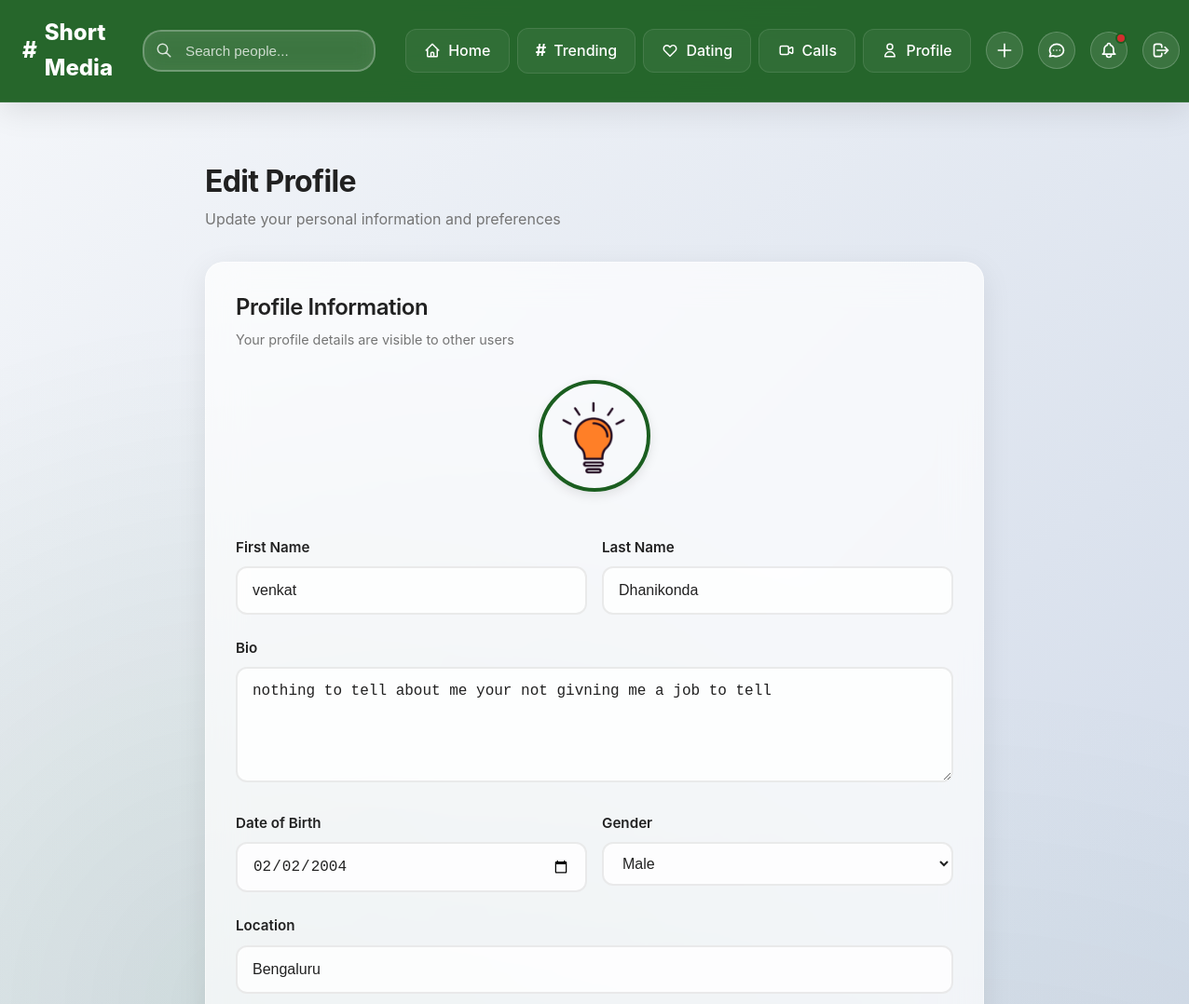
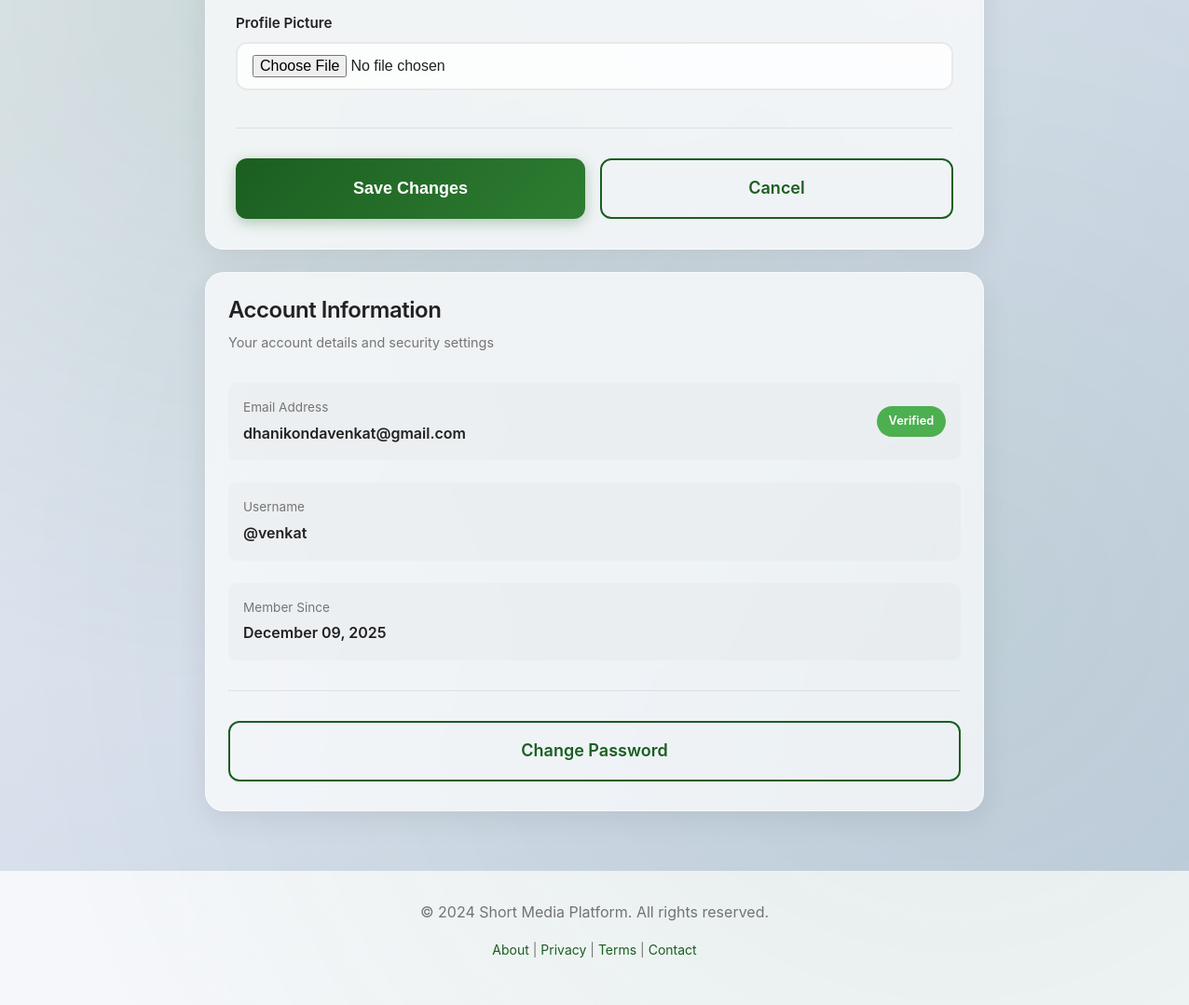
/users/profile/edit/ (signed in), run on the app's committed database (2 pictures, top to bottom).
### users/models.py (models this page shows, shortened)
class UserProfile(TimeStampedModel):
    user = models.OneToOneField(
        settings.AUTH_USER_MODEL,
        on_delete=models.CASCADE,
        related_name='profile'
    )
    bio = models.TextField(max_length=500, blank=True, default='')
    profile_picture = models.ImageField(
        upload_to='profile_pictures/',
        null=True,
        blank=True
    )
    date_of_birth = models.DateField(null=True, blank=True)
    gender = models.CharField(
        max_length=20,
        choices=[
            ('male', 'Male'),
            ('female', 'Female'),
            ('other', 'Other'),
            ('prefer_not_to_say', 'Prefer not to say'),
        ],
        blank=True,
        default=''
    )
    location = models.CharField(max_length=100, blank=True, default='')
    interests = models.JSONField(default=list, blank=True)
    relationship_status = models.CharField(
        max_length=20,
        choices=[
            ('single', 'Single'),
            ('in_relationship', 'In a Relationship'),
            ('engaged', 'Engaged'),
            ('married', 'Married'),
            ('complicated', 'It\'s Complicated'),
            ('open_relationship', 'In an Open Relationship'),
            ('prefer_not_to_say', 'Prefer not to say'),
        ],
        blank=True,
        default=''
    )
    blocked_users = models.ManyToManyField(
        settings.AUTH_USER_MODEL,
        related_name='blocked_by',
        blank=True
    )
    show_in_dating_search = models.BooleanField(default=True)  # Appear in dating search
    friends_list_privacy = models.CharField(
        max_length=20,
        choices=[
            ('PUBLIC', 'Public'),
            ('FRIENDS', 'Friends Only'),
            ('PRIVATE', 'Private'),
        ],
        default='PUBLIC'
    )
    dating_list_privacy = models.CharField(
        max_length=20,
        choices=[
            ('PUBLIC', 'Public'),
            ('FRIENDS', 'Friends Only'),
            ('PRIVATE', 'Private'),
        ],
        default='FRIENDS'
    )
    posts_count = models.IntegerField(default=0)
    followers_count = models.IntegerField(default=0)
    following_count = models.IntegerField(default=0)
    class Meta:
        db_table = 'user_profiles'
        verbose_name = 'User Profile'
        verbose_name_plural = 'User Profiles'

class User(AbstractUser):
    email = models.EmailField(unique=True, db_index=True)
    username = models.CharField(max_length=50, unique=True, db_index=True)
    is_verified = models.BooleanField(default=False)
    is_online = models.BooleanField(default=False)
    last_seen = models.DateTimeField(null=True, blank=True)
    USERNAME_FIELD = 'email'
    REQUIRED_FIELDS = ['username']
    class Meta:
        db_table = 'users'
        verbose_name = 'User'
        verbose_name_plural = 'Users'
        ordering = ['-date_joined']

### users/views.py (the view)
# urls.py: path('profile/edit/', views.profile_edit_view, name='profile_edit'),
@login_required
@require_http_methods(["GET", "POST"])
def profile_edit_view(request):
    user = request.user
    profile = profile_service.get_profile(user)
    if request.method == 'POST':
        form = ProfileUpdateForm(request.POST, request.FILES)
        if form.is_valid():
            try:
                if form.cleaned_data.get('first_name'):
                    user.first_name = form.cleaned_data['first_name']
                if form.cleaned_data.get('last_name'):
                    user.last_name = form.cleaned_data['last_name']
                user.save()
                profile_data = {
                    'bio': form.cleaned_data.get('bio'),
                    'date_of_birth': form.cleaned_data.get('date_of_birth'),
                    'gender': form.cleaned_data.get('gender'),
                    'location': form.cleaned_data.get('location'),
                    'relationship_status': form.cleaned_data.get('relationship_status'),
                }
                if form.cleaned_data.get('profile_picture'):
                    profile_data['profile_picture'] = form.cleaned_data['profile_picture']
                profile_data = {k: v for k, v in profile_data.items() if v is not None}
                profile_service.update_profile(user, **profile_data)
                messages.success(request, 'Profile updated successfully!')
                return redirect('users:profile')
            except Exception as e:
                messages.error(request, 'Failed to update profile. Please try again.')
    else:
        initial_data = {
            'first_name': user.first_name,
            'last_name': user.last_name,
            'bio': profile.bio if profile else '',
            'date_of_birth': profile.date_of_birth if profile else None,
            'gender': profile.gender if profile else '',
            'location': profile.location if profile else '',
            'relationship_status': profile.relationship_status if profile else '',
        }
        form = ProfileUpdateForm(initial=initial_data)
    return render(request, 'users/profile.html', {
        'form': form,
        'profile': profile,
    })

### users/repositories.py (called while the page is built)
    @staticmethod
    def get_by_user(user: User) -> Optional[UserProfile]:
        try:
            return UserProfile.objects.get(user=user)
        except UserProfile.DoesNotExist:
            return None

### users/services.py (called while the page is built)
    def get_profile(self, user: User):
        return self.profile_repo.get_by_user(user)

### templates/users/profile.html (shortened to what this page needs)
{% extends 'base.html' %}
{% load static %}
{% block content %}
<div class="container" style="max-width: 900px; margin: 2rem auto;">
    <div style="margin-bottom: 2rem;">
        <h1 style="font-size: 2rem; font-weight: 700; margin-bottom: 0.5rem;">Edit Profile</h1>
        <p style="color: var(--text-secondary); font-size: 1rem;">Update your personal information and preferences</p>
    </div>
    <div class="card profile-header-card" style="padding: 2rem;">
        <div style="margin-bottom: 2rem;">
            <h2 style="font-size: 1.5rem; font-weight: 600; margin-bottom: 0.5rem;">Profile Information</h2>
            <p style="color: var(--text-secondary); font-size: 0.9rem;">Your profile details are visible to other users</p>
        </div>
        <form method="post" enctype="multipart/form-data">
            <div style="text-align: center; margin-bottom: 2.5rem;">
                {% if profile.profile_picture %}
                <img
                    src="{{ profile.profile_picture.url }}"
                    alt="Profile Picture"
                    style="width: 120px; height: 120px; border-radius: 50%; object-fit: cover; border: 4px solid var(--primary-green); box-shadow: 0 4px 12px rgba(0,0,0,0.1);"
                >
                {% endif %}
            </div>
                <div style="display: grid; grid-template-columns: repeat(auto-fit, minmax(250px, 1fr)); gap: 1rem;">
                    <div class="form-group">
                        <label class="form-label" for="{{ form.first_name.id_for_label }}">First Name</label>
                        {{ form.first_name }}
                    </div>
                    <div class="form-group">
                        <label class="form-label" for="{{ form.last_name.id_for_label }}">Last Name</label>
                        {{ form.last_name }}
                    </div>
                </div>
                <div class="form-group">
                    <label class="form-label" for="{{ form.bio.id_for_label }}">Bio</label>
                    {{ form.bio }}
                </div>
                <div style="display: grid; grid-template-columns: repeat(auto-fit, minmax(250px, 1fr)); gap: 1rem;">
                    <div class="form-group">
                        <label class="form-label" for="{{ form.date_of_birth.id_for_label }}">Date of Birth</label>
                        {{ form.date_of_birth }}
                    </div>
                    <div class="form-group">
                        <label class="form-label" for="{{ form.gender.id_for_label }}">Gender</label>
                        {{ form.gender }}
                    </div>
                </div>
                <div class="form-group">
                    <label class="form-label" for="{{ form.location.id_for_label }}">Location</label>
                    {{ form.location }}
                </div>
                <div class="form-group">
                    <label class="form-label" for="{{ form.profile_picture.id_for_label }}">Profile Picture</label>
                    {{ form.profile_picture }}
                </div>
            <div style="display: flex; gap: 1rem; margin-top: 2.5rem; padding-top: 2rem; border-top: 1px solid rgba(0,0,0,0.08);">
                <button type="submit" class="btn btn-primary btn-lg" style="flex: 1;">
                    Save Changes
                </button>
                <a href="{% url 'users:profile' %}" class="btn btn-outline btn-lg" style="flex: 1;">
                    Cancel
                </a>
            </div>
        </form>
    </div>
    <div class="card profile-section-card" style="padding: 2rem; margin-top: 1.5rem;">
        <div style="margin-bottom: 2rem;">
            <h2 style="font-size: 1.5rem; font-weight: 600; margin-bottom: 0.5rem;">Account Information</h2>
            <p style="color: var(--text-secondary); font-size: 0.9rem;">Your account details and security settings</p>
        </div>
        <div style="display: grid; gap: 1.5rem;">
            <div style="display: flex; justify-content: space-between; align-items: center; padding: 1rem; background: rgba(0,0,0,0.02); border-radius: 8px;">
                <div>
                    <div style="font-size: 0.85rem; color: var(--text-secondary); margin-bottom: 0.25rem;">Email Address</div>
                    <div style="font-weight: 600;">{{ user.email }}</div>
                </div>
                {% if user.is_verified %}
                <span style="padding: 0.4rem 0.8rem; background: #4CAF50; color: white; border-radius: 20px; font-size: 0.8rem; font-weight: 600;">Verified</span>
                {% else %}
                <span style="padding: 0.4rem 0.8rem; background: #f44336; color: white; border-radius: 20px; font-size: 0.8rem; font-weight: 600;">Not Verified</span>
                {% endif %}
            </div>
            <div style="display: flex; justify-content: space-between; align-items: center; padding: 1rem; background: rgba(0,0,0,0.02); border-radius: 8px;">
                <div>
                    <div style="font-size: 0.85rem; color: var(--text-secondary); margin-bottom: 0.25rem;">Username</div>
                    <div style="font-weight: 600;">@{{ user.username }}</div>
                </div>
            </div>
            <div style="display: flex; justify-content: space-between; align-items: center; padding: 1rem; background: rgba(0,0,0,0.02); border-radius: 8px;">
                <div>
                    <div style="font-size: 0.85rem; color: var(--text-secondary); margin-bottom: 0.25rem;">Member Since</div>
                    <div style="font-weight: 600;">{{ user.date_joined|date:"F d, Y" }}</div>
                </div>
            </div>
        </div>
        <div style="margin-top: 2rem; padding-top: 2rem; border-top: 1px solid rgba(0,0,0,0.08);">
            <a href="{% url 'users:change_password' %}" class="btn btn-outline btn-lg" style="width: 100%;">
                Change Password
            </a>
        </div>
    </div>
</div>
{% endblock %}

### static/css/base.css (style rules this page uses)
:root { --primary-green: #1B5E20; --primary-green-dark: #0D3F14; --primary-green-light: #2E7D32; --primary-green-lighter: #4CAF50; --primary-green-glow: rgba(27, 94, 32, 0.3); --secondary-white: #FFFFFF; --secondary-gray-light: #F5F7FA; --secondary-gray: #E0E0E0; --secondary-gray-dark: #757575; --glass-white: rgba(255, 255, 255, 0.25); --glass-white-strong: rgba(255, 255, 255, 0.7); --glass-border: rgba(255, 255, 255, 0.18); --glass-shadow: rgba(31, 38, 135, 0.15); --text-primary: #212121; --text-secondary: #757575; --text-white: #FFFFFF; --success: #1B5E20; --danger: #D32F2F; --warning: #F57C00; --info: #1976D2; --dark-bg: #121212; --dark-surface: #1E1E1E; --dark-text: #E0E0E0; --spacing-xs: 0.25rem; --spacing-sm: 0.5rem; --spacing-md: 1rem; --spacing-lg: 1.5rem; --spacing-xl: 2rem; --spacing-xxl: 3rem; --radius-sm: 8px; --radius-md: 12px; --radius-lg: 20px; --radius-xl: 24px; --radius-full: 50%; --shadow-sm: 0 2px 8px rgba(0, 0, 0, 0.08); --shadow-md: 0 4px 16px rgba(0, 0, 0, 0.1); --shadow-lg: 0 8px 32px rgba(0, 0, 0, 0.12); --shadow-xl: 0 16px 48px rgba(0, 0, 0, 0.15); --glow-green: 0 0 20px var(--primary-green-glow); --transition-fast: 0.2s cubic-bezier(0.4, 0, 0.2, 1); --transition-normal: 0.3s cubic-bezier(0.4, 0, 0.2, 1); --transition-slow: 0.5s cubic-bezier(0.4, 0, 0.2, 1); }
* { margin: 0; padding: 0; box-sizing: border-box; }
body { font-family: -apple-system, BlinkMacSystemFont, 'Segoe UI', Roboto, 'Helvetica Neue', Arial, sans-serif; line-height: 1.6; color: var(--text-primary); background: linear-gradient(135deg, #f5f7fa 0%, #c3cfe2 100%); min-height: 100vh; position: relative; }
body::before { content: ''; position: fixed; top: 0; left: 0; width: 100%; height: 100%; background-image: radial-gradient(circle at 20% 50%, rgba(27, 94, 32, 0.1) 0%, transparent 50%), radial-gradient(circle at 80% 80%, rgba(46, 125, 50, 0.08) 0%, transparent 50%); pointer-events: none; z-index: 0; }
h1, h2, h3, h4, h5, h6 { font-weight: 700; line-height: 1.3; margin-bottom: var(--spacing-md); color: var(--text-primary); letter-spacing: -0.02em; }
h1 { font-size: 2.5rem; }
h2 { font-size: 2rem; }
p { margin-bottom: var(--spacing-md); }
a { color: var(--primary-green); text-decoration: none; transition: all var(--transition-fast); }
.container { max-width: 1200px; margin: 0 auto; padding: 0 var(--spacing-md); }
.btn { display: inline-block; padding: 0.75rem 1.5rem; font-size: 1rem; font-weight: 600; text-align: center; text-decoration: none; border: none; border-radius: var(--radius-md); cursor: pointer; transition: all var(--transition-fast); position: relative; overflow: hidden; }
.btn::before { content: ''; position: absolute; top: 50%; left: 50%; width: 0; height: 0; border-radius: 50%; background: rgba(255, 255, 255, 0.3); transform: translate(-50%, -50%); transition: width 0.6s, height 0.6s; }
.btn-primary { background: linear-gradient(135deg, var(--primary-green) 0%, var(--primary-green-light) 100%); color: var(--text-white); box-shadow: 0 4px 15px rgba(27, 94, 32, 0.3); }
.btn-outline { background: transparent; color: var(--primary-green); border: 2px solid var(--primary-green); }
.btn-lg { padding: 1rem 2rem; font-size: 1.125rem; }
.card { background: rgba(255, 255, 255, 0.7); backdrop-filter: blur(20px); -webkit-backdrop-filter: blur(20px); border-radius: var(--radius-lg); border: 1px solid rgba(255, 255, 255, 0.5); box-shadow: 0 8px 32px rgba(0, 0, 0, 0.08); padding: 0; margin-bottom: var(--spacing-lg); transition: all var(--transition-normal); overflow: hidden; }
.form-group { margin-bottom: var(--spacing-lg); }
.form-label { display: block; margin-bottom: var(--spacing-sm); font-weight: 600; color: var(--text-primary); font-size: 0.95rem; }
.form-control, .form-input { width: 100%; padding: 0.75rem 1rem; font-size: 1rem; line-height: 1.5; color: var(--text-primary); background: rgba(255, 255, 255, 0.8); border: 2px solid rgba(0, 0, 0, 0.08); border-radius: var(--radius-md); transition: all var(--transition-fast); }
.form-control::placeholder { color: var(--text-secondary); }
@media (min-width: 769px) { .profile-header-card { padding: 2rem !important; } }
@media (min-width: 769px) { .profile-section-card { padding: 1.5rem !important; } }
@media (min-width: 769px) { .container { padding: 0 2rem !important; } }
@media (min-width: 769px) { .card { transition: all 0.3s ease; } }

### static/css/mobile.css (style rules this page uses)
.card { animation: slideUp 0.4s cubic-bezier(0.4, 0, 0.2, 1); }

### data on the page
UserProfile: profile_picture (picture), bio "nothing to tell about me your not givning me a job to tell", date_of_birth "02/02/2004", gender "Male", location "Bengaluru"
User: first_name "venkat", last_name "Dhanikonda", email "dhanikondavenkat@gmail.com", username "venkat", date_joined "December 09, 2025"
